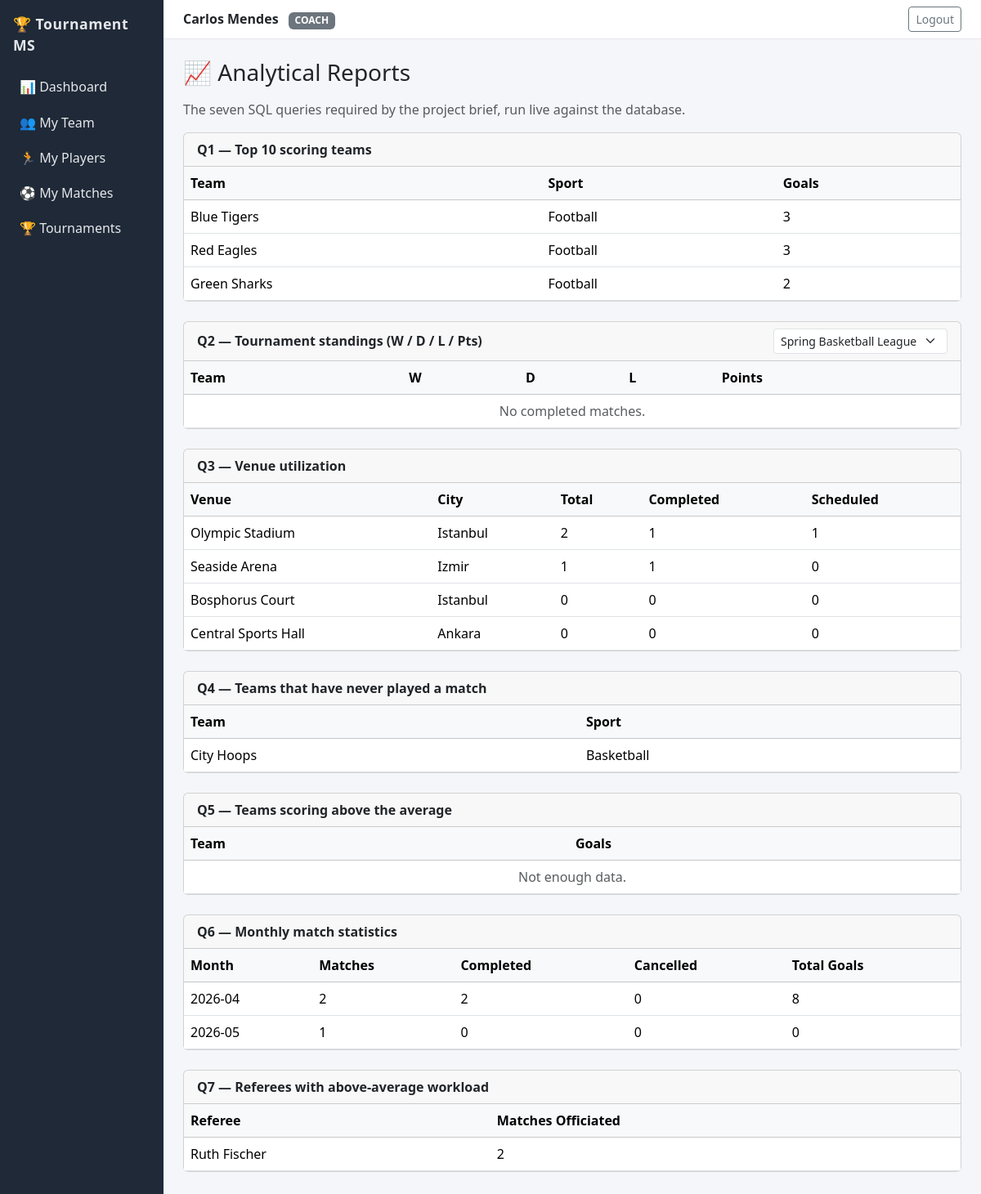
/reports/ (signed in), run on the app's committed database.
### tables this page shows
CREATE TABLE users (
    user_id       INTEGER PRIMARY KEY AUTOINCREMENT,
    username      TEXT NOT NULL UNIQUE,
    password_hash TEXT NOT NULL,
    email         TEXT NOT NULL UNIQUE,
    full_name     TEXT NOT NULL,
    role_id       INTEGER NOT NULL,
    is_active     INTEGER NOT NULL DEFAULT 1,
    created_at    TEXT    NOT NULL DEFAULT CURRENT_TIMESTAMP,
    FOREIGN KEY (role_id) REFERENCES roles(role_id)
);

CREATE TABLE roles (
    role_id     INTEGER PRIMARY KEY AUTOINCREMENT,
    role_name   TEXT NOT NULL UNIQUE,
    description TEXT DEFAULT ''
);

CREATE TABLE teams (
    team_id       INTEGER PRIMARY KEY AUTOINCREMENT,
    sport_id      INTEGER NOT NULL,
    coach_user_id INTEGER,
    name          TEXT NOT NULL,
    city          TEXT,
    founded_year  INTEGER CHECK (founded_year BETWEEN 1800 AND 2100),
    created_at    TEXT NOT NULL DEFAULT CURRENT_TIMESTAMP,
    UNIQUE (sport_id, name),
    FOREIGN KEY (sport_id)      REFERENCES sports(sport_id),
    FOREIGN KEY (coach_user_id) REFERENCES users(user_id) ON DELETE SET NULL
);

CREATE TABLE venues (
    venue_id   INTEGER PRIMARY KEY AUTOINCREMENT,
    name       TEXT NOT NULL,
    city       TEXT NOT NULL,
    country    TEXT NOT NULL DEFAULT 'Turkey',
    capacity   INTEGER NOT NULL CHECK (capacity > 0),
    created_at TEXT NOT NULL DEFAULT CURRENT_TIMESTAMP,
    UNIQUE (name, city)
);

CREATE TABLE sports (
    sport_id    INTEGER PRIMARY KEY AUTOINCREMENT,
    name        TEXT NOT NULL UNIQUE,
    description TEXT DEFAULT ''
);

### app/routes/reports.py (the view)
@reports_bp.route("/")
@login_required
def index():
    tournaments = db.execute(
        "SELECT tournament_id, name FROM tournaments ORDER BY start_date DESC",
        fetch="all")
    tid = request.args.get("tournament_id", type=int)
    if tid is None and tournaments:
        tid = tournaments[0]["tournament_id"]
    q6 = Q6_PG if db._is_postgres() else Q6_SQLITE
    data = {
        "top_scorers":    db.execute(Q1, fetch="all"),
        "standings":      db.execute(Q2, (tid, tid), fetch="all") if tid else [],
        "venue_usage":    db.execute(Q3, fetch="all"),
        "teams_no_match": db.execute(Q4, fetch="all"),
        "above_avg":      db.execute(Q5, fetch="all"),
        "monthly":        db.execute(q6, fetch="all"),
        "ref_workload":   db.execute(Q7, fetch="all"),
    }
    return render_template("reports.html", data=data,
                           tournaments=tournaments, selected_tid=tid)

### app/auth.py (called while the page is built)
    @staticmethod
    def get(user_id: int):
        row = db.execute(
            """SELECT u.user_id, u.username, u.full_name, u.email, r.role_name
                 FROM users u JOIN roles r ON r.role_id = u.role_id
                WHERE u.user_id = %s AND u.is_active = TRUE""",
            (user_id,), fetch="one")
        return User(row) if row else None

### app/db.py (called while the page is built)
def _is_postgres() -> bool:
    url = current_app.config.get("DATABASE_URL") or ""
    return url.startswith("postgres")

def get_conn():
    if "db_conn" in g:
        return g.db_conn
    if _is_postgres():
        if not _HAS_PG:
            raise RuntimeError("psycopg2 not installed; cannot use PostgreSQL")
        conn = psycopg2.connect(current_app.config["DATABASE_URL"])
        conn.autocommit = False
    else:
        conn = sqlite3.connect(current_app.config["SQLITE_PATH"])
        conn.row_factory = sqlite3.Row
        conn.execute("PRAGMA foreign_keys = ON;")
    g.db_conn = conn
    return conn

def close_conn(_err=None):
    conn = g.pop("db_conn", None)
    if conn is not None:
        conn.close()

def _translate(sql: str) -> str:
    return sql if _is_postgres() else sql.replace("%s", "?")

def execute(sql: str, params: tuple = (), *, commit: bool = False, fetch: str = None):
    conn   = get_conn()
    cursor = conn.cursor(cursor_factory=psycopg2.extras.RealDictCursor) if _is_postgres() else conn.cursor()
    cursor.execute(_translate(sql), params)
    result = None
    if fetch == "one":
        row = cursor.fetchone()
        result = dict(row) if row is not None else None
    elif fetch == "all":
        rows = cursor.fetchall()
        result = [dict(r) for r in rows]
    if commit:
        conn.commit()
    cursor.close()
    return result

def init_app(app):
    app.teardown_appcontext(close_conn)
    @app.before_request
    def _ensure_schema():
        if app.config.get("_schema_ready"):
            return
        with app.app_context():
            _create_schema()
            _seed_if_empty()
        app.config["_schema_ready"] = True

### app/templates/reports.html (shortened to what this page needs)
{% extends "base.html" %}
{% block content %}
<h3 class="mb-3">📈 Analytical Reports</h3>
<p class="text-muted">The seven SQL queries required by the project brief, run live against the database.</p>
<div class="card mb-4">
  <div class="card-header"><strong>Q1 — Top 10 scoring teams</strong></div>
  <table class="table mb-0"><thead class="table-light">
    <tr><th>Team</th><th>Sport</th><th>Goals</th></tr>
  </thead><tbody>
    {% for r in data.top_scorers %}
      <tr><td>{{ r.team }}</td><td>{{ r.sport }}</td><td>{{ r.goals }}</td></tr>
    {% else %}
      <tr><td colspan="3" class="text-muted text-center py-2">No completed matches yet.</td></tr>
    {% endfor %}
  </tbody></table>
</div>
<div class="card mb-4">
  <div class="card-header d-flex justify-content-between align-items-center">
    <strong>Q2 — Tournament standings (W / D / L / Pts)</strong>
    <form method="get" class="d-flex gap-2">
      <select name="tournament_id" class="form-select form-select-sm"
              onchange="this.form.submit()">
        {% for t in tournaments %}
          <option value="{{ t.tournament_id }}"
            {% if selected_tid == t.tournament_id %}selected{% endif %}>{{ t.name }}</option>
        {% endfor %}
      </select>
    </form>
  </div>
  <table class="table mb-0"><thead class="table-light">
    <tr><th>Team</th><th>W</th><th>D</th><th>L</th><th>Points</th></tr>
  </thead><tbody>
    {% for r in data.standings %}
      <tr>
        <td>{{ r.team }}</td><td>{{ r.wins }}</td>
        <td>{{ r.draws }}</td><td>{{ r.losses }}</td>
        <td><strong>{{ r.points }}</strong></td>
      </tr>
    {% else %}
      <tr><td colspan="5" class="text-muted text-center py-2">No completed matches.</td></tr>
    {% endfor %}
  </tbody></table>
</div>
<div class="card mb-4">
  <div class="card-header"><strong>Q3 — Venue utilization</strong></div>
  <table class="table mb-0"><thead class="table-light">
    <tr><th>Venue</th><th>City</th><th>Total</th><th>Completed</th><th>Scheduled</th></tr>
  </thead><tbody>
    {% for r in data.venue_usage %}
      <tr>
        <td>{{ r.venue }}</td><td>{{ r.city }}</td>
        <td>{{ r.total_matches }}</td>
        <td>{{ r.completed }}</td><td>{{ r.scheduled }}</td>
      </tr>
    {% endfor %}
  </tbody></table>
</div>
<div class="card mb-4">
  <div class="card-header"><strong>Q4 — Teams that have never played a match</strong></div>
  <table class="table mb-0"><thead class="table-light">
    <tr><th>Team</th><th>Sport</th></tr>
  </thead><tbody>
    {% for r in data.teams_no_match %}
      <tr><td>{{ r.name }}</td><td>{{ r.sport }}</td></tr>
    {% else %}
      <tr><td colspan="2" class="text-muted text-center py-2">Every team has played at least once.</td></tr>
    {% endfor %}
  </tbody></table>
</div>
<div class="card mb-4">
  <div class="card-header"><strong>Q5 — Teams scoring above the average</strong></div>
  <table class="table mb-0"><thead class="table-light">
    <tr><th>Team</th><th>Goals</th></tr>
  </thead><tbody>
    {% for r in data.above_avg %}
      <tr><td>{{ r.team }}</td><td>{{ r.goals }}</td></tr>
    {% else %}
      <tr><td colspan="2" class="text-muted text-center py-2">Not enough data.</td></tr>
    {% endfor %}
  </tbody></table>
</div>
<div class="card mb-4">
  <div class="card-header"><strong>Q6 — Monthly match statistics</strong></div>
  <table class="table mb-0"><thead class="table-light">
    <tr><th>Month</th><th>Matches</th><th>Completed</th><th>Cancelled</th><th>Total Goals</th></tr>
  </thead><tbody>
    {% for r in data.monthly %}
      <tr>
        <td>{{ r.month }}</td><td>{{ r.matches }}</td>
        <td>{{ r.completed }}</td><td>{{ r.cancelled }}</td>
        <td>{{ r.total_goals }}</td>
      </tr>
    {% else %}
      <tr><td colspan="5" class="text-muted text-center py-2">No data in the last 12 months.</td></tr>
    {% endfor %}
  </tbody></table>
</div>
<div class="card mb-4">
  <div class="card-header"><strong>Q7 — Referees with above-average workload</strong></div>
  <table class="table mb-0"><thead class="table-light">
    <tr><th>Referee</th><th>Matches Officiated</th></tr>
  </thead><tbody>
    {% for r in data.ref_workload %}
      <tr><td>{{ r.referee }}</td><td>{{ r.matches_officiated }}</td></tr>
    {% else %}
      <tr><td colspan="2" class="text-muted text-center py-2">No referee workload data.</td></tr>
    {% endfor %}
  </tbody></table>
</div>
{% endblock %}

### app/templates/base.html (shortened to what this page needs)
<!doctype html>
<html lang="en">
<head>
  <link href="https://cdn.jsdelivr.net/npm/bootstrap@5.3.3/dist/css/bootstrap.min.css" rel="stylesheet">
</head>
<body>
{% if current_user.is_authenticated %}
<div class="container-fluid">
  <div class="row">
    <nav class="col-md-2 d-none d-md-block sidebar p-0">
      <div class="brand">🏆 Tournament MS</div>
      <div class="px-2">
        <a href="{{ url_for('dashboard.index') }}">📊 Dashboard</a>
        {% if current_user.role in ('admin','organizer') %}
          <a href="{{ url_for('tournaments.list_view') }}">🏆 Tournaments</a>
          <a href="{{ url_for('teams.list_view') }}">👥 Teams</a>
          <a href="{{ url_for('players.list_view') }}">🏃 Players</a>
          <a href="{{ url_for('matches.list_view') }}">⚽ Matches</a>
          <a href="{{ url_for('venues.list_view') }}">🏟️ Venues</a>
          <a href="{{ url_for('reports.index') }}">📈 Reports</a>
        {% elif current_user.role == 'coach' %}
          <a href="{{ url_for('teams.list_view') }}">👥 My Team</a>
          <a href="{{ url_for('players.list_view') }}">🏃 My Players</a>
          <a href="{{ url_for('matches.list_view') }}">⚽ My Matches</a>
          <a href="{{ url_for('tournaments.list_view') }}">🏆 Tournaments</a>
        {% elif current_user.role == 'referee' %}
          <a href="{{ url_for('matches.list_view') }}">⚽ My Matches</a>
          <a href="{{ url_for('tournaments.list_view') }}">🏆 Tournaments</a>
          <a href="{{ url_for('venues.list_view') }}">🏟️ Venues</a>
        {% elif current_user.role == 'player' %}
          <a href="{{ url_for('matches.list_view') }}">⚽ My Team's Matches</a>
        {% endif %}
      </div>
    </nav>
    <main class="col-md-10 ms-sm-auto px-0">
      <div class="topbar d-flex justify-content-between align-items-center px-4 py-2">
        <div><strong>{{ current_user.full_name }}</strong>
             <span class="badge bg-secondary text-uppercase ms-2">{{ current_user.role }}</span></div>
        <a class="btn btn-sm btn-outline-secondary" href="{{ url_for('auth.logout') }}">Logout</a>
      </div>
      <div class="p-4">
        {% block content %}{% endblock %}
      </div>
    </main>
  </div>
</div>
{% endif %}
</body>
</html>

### app/templates/base.html (style rules this page uses)
body { background:#f4f6f9; }
.sidebar { min-height:100vh; background:#1f2937; color:#e5e7eb; }
.sidebar a { color:#e5e7eb; display:block; padding:.6rem 1rem; text-decoration:none; border-radius:.375rem; }
.brand { font-weight:700; letter-spacing:.5px; padding:1rem; font-size:1.1rem; }
.topbar { background:#fff; border-bottom:1px solid #e5e7eb; }

### data on the page
users: full_name "Carlos Mendes"
roles: role "COACH"
teams: team "Red Eagles", sport "Football", goals "3"
venues: venue "Olympic Stadium", city "Istanbul", total_matches "2", completed "1", scheduled "1"
venues: venue "Seaside Arena", city "Izmir", total_matches "1", completed "1", scheduled "0"
venues: venue "Bosphorus Court", city "Istanbul", total_matches "0", completed "0", scheduled "0"
venues: venue "Central Sports Hall", city "Ankara", total_matches "0", completed "0", scheduled "0"
teams: name "City Hoops", sport "Basketball"
users: referee "Ruth Fischer", matches_officiated "2"

### other printed values
{{ r.team }} "Blue Tigers" "Green Sharks"
{{ r.sport }} "Football" "Football"
{{ r.goals }} "3" "2"
{{ r.month }} "2026-04" "2026-05"
{{ r.matches }} "2" "1"
{{ r.completed }} "2" "0"
{{ r.cancelled }} "0" "0"
{{ r.total_goals }} "8" "0"
form field tournament_id "Spring Basketball League"
